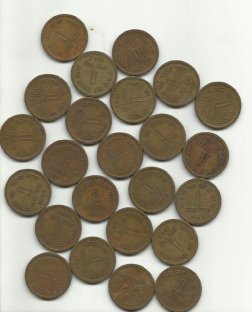
#> input picture DataSet/water_coins.jpg, 252 x 312 px
$ python L03_04_BG_segmentation.py
#> lines starting #> are read from the running program, lines starting #| are printed output that depends on the picture
import numpy as np
import cv2 as cv
import random

image = cv.imread('DataSet/water_coins.jpg')
#> image is the input picture: shape (312, 252, 3); mean B, G, R 136.3, 153.2, 161.4

ss = cv.ximgproc.segmentation.createSelectiveSearchSegmentation()
ss.setBaseImage(image)

ss.switchToSelectiveSearchQuality()
rects = ss.process()

for i in range(0, len(rects), 100):
    # clone the original image so we can draw on it
    output = image.copy()
    # loop over the current subset of region proposals
    for (x, y, w, h) in rects[i:i + 100]:
        # draw the region proposal bounding box on the image
        color = [random.randint(0, 255) for j in range(0, 3)]
        cv.rectangle(output, (x, y), (x + w, y + h), color, 2)

    cv.imshow("Output", output)
    key = cv.waitKey(0) & 0xFF
    # if the `q` key was pressed, break from the loop
    if key == ord("q"):
        break
#> this loop made 1 pass; (key q is pressed on pass 1)
#> pass 1, `cv.imshow("Output", output)`:
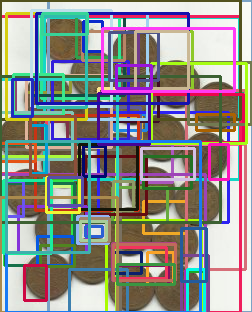
#> window 'Output': shape (312, 252, 3); mean B, G, R 138.3, 141.8, 144.4
